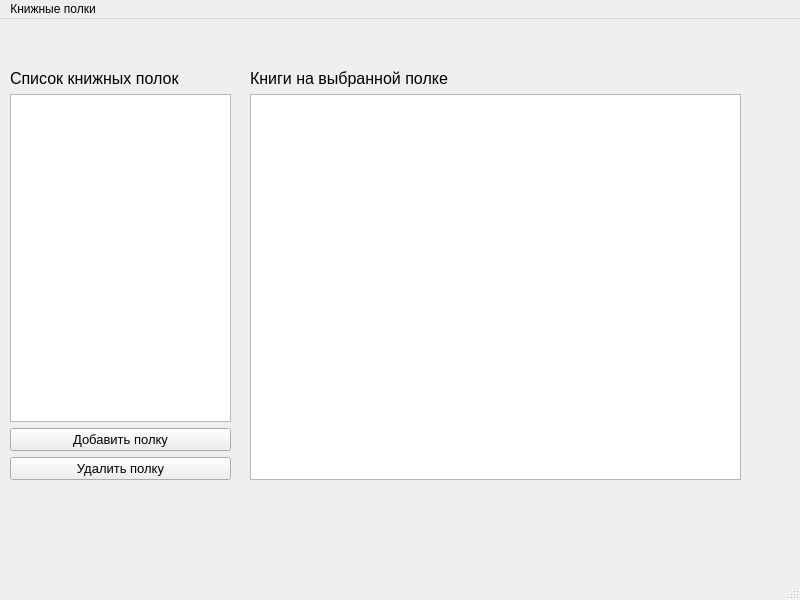
<?xml version="1.0" encoding="UTF-8"?>
<ui version="4.0">
 <class>MainWindow</class>
 <widget class="QMainWindow" name="MainWindow">
  <property name="geometry">
   <rect>
    <x>0</x>
    <y>0</y>
    <width>800</width>
    <height>600</height>
   </rect>
  </property>
  <property name="windowTitle">
   <string>Персональная библиотека</string>
  </property>
  <widget class="QWidget" name="centralwidget">
   <widget class="QWidget" name="verticalLayoutWidget">
    <property name="geometry">
     <rect>
      <x>10</x>
      <y>50</y>
      <width>221</width>
      <height>411</height>
     </rect>
    </property>
    <layout class="QVBoxLayout" name="verticalLayout">
     <item>
      <widget class="QLabel" name="name_schelfes">
       <property name="font">
        <font>
         <pointsize>12</pointsize>
        </font>
       </property>
       <property name="text">
        <string>Список книжных полок</string>
       </property>
      </widget>
     </item>
     <item>
      <widget class="QListView" name="listofschelfes"/>
     </item>
     <item>
      <widget class="QPushButton" name="add_schelf">
       <property name="font">
        <font>
         <pointsize>10</pointsize>
        </font>
       </property>
       <property name="text">
        <string>Добавить полку</string>
       </property>
      </widget>
     </item>
     <item>
      <widget class="QPushButton" name="del_schelf">
       <property name="font">
        <font>
         <pointsize>10</pointsize>
        </font>
       </property>
       <property name="text">
        <string>Удалить полку</string>
       </property>
      </widget>
     </item>
    </layout>
   </widget>
   <widget class="QWidget" name="verticalLayoutWidget_2">
    <property name="geometry">
     <rect>
      <x>250</x>
      <y>50</y>
      <width>491</width>
      <height>411</height>
     </rect>
    </property>
    <layout class="QVBoxLayout" name="verticalLayout_2">
     <item>
      <widget class="QLabel" name="label">
       <property name="font">
        <font>
         <pointsize>12</pointsize>
        </font>
       </property>
       <property name="text">
        <string>Книги на выбранной полке</string>
       </property>
      </widget>
     </item>
     <item>
      <widget class="QTableView" name="book_from_shelf"/>
     </item>
    </layout>
   </widget>
  </widget>
  <widget class="QMenuBar" name="menubar">
   <property name="geometry">
    <rect>
     <x>0</x>
     <y>0</y>
     <width>800</width>
     <height>21</height>
    </rect>
   </property>
   <widget class="QMenu" name="menu">
    <property name="title">
     <string>Книжные полки</string>
    </property>
   </widget>
   <addaction name="menu"/>
  </widget>
  <widget class="QStatusBar" name="statusbar"/>
  <action name="action_3">
   <property name="text">
    <string>Что</string>
   </property>
  </action>
 </widget>
 <resources/>
 <connections/>
</ui>
